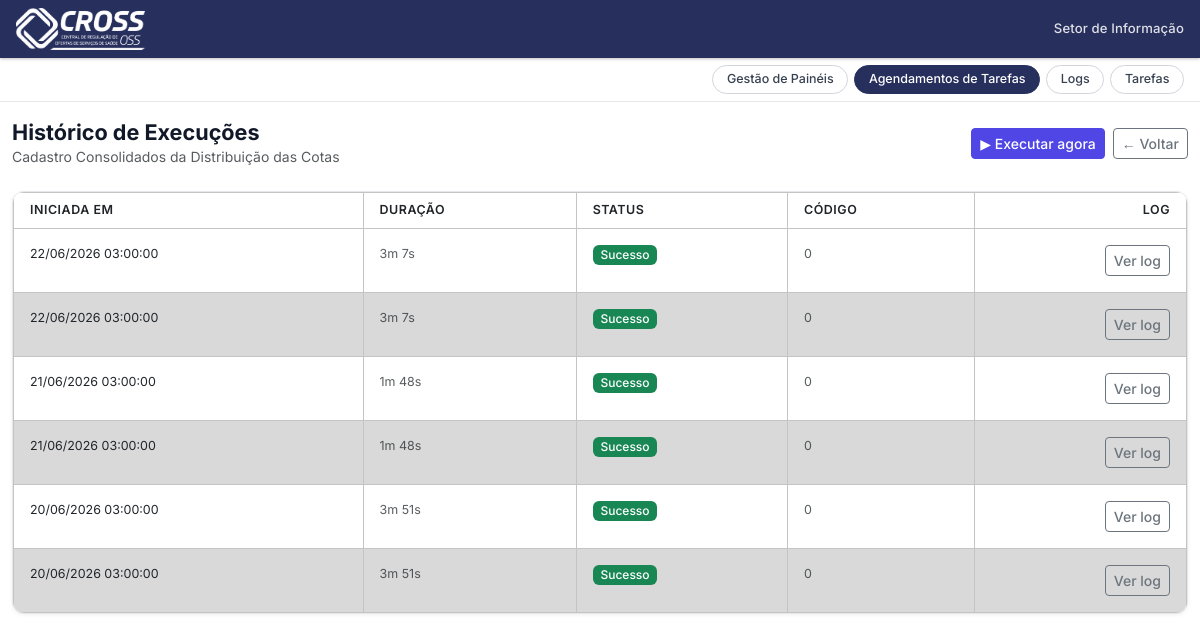
The page /agendador/6/historico/ on the database its author committed.
### agendador/models.py (models this page shows, shortened)
class TarefaAgendada(models.Model):
    TIPO_CHOICES = [
        ('diario',     'Diário'),
        ('dias_uteis', 'Dias Úteis'),
        ('uma_vez',    'Uma Vez'),
        ('semanal',    'Semanal'),
        ('mensal',     'Mensal'),
        ('intervalo',  'Por Intervalo'),
    ]
    MODULO_CHOICES = [
        ('',                 '— Selecione —'),
        ('ambulatorial',     'Ambulatorial'),
        ('urgencia',         'Urgência'),
        ('leitos_aih',       'Leitos AIH'),
        ('leitos',           'Leitos'),
        ('pre_hospitalar',   'Pré-Hospitalar'),
        ('indicadores',      'Indicadores'),
        ('agendamentos',     'Agendamentos'),
        ('naep',             'NAEP'),
        ('nucleo_oncologia', 'Núcleo de Oncologia'),
        ('oncologia',        'Oncologia'),
    ]
    nome = models.CharField(max_length=200)
    descricao = models.TextField(blank=True)
    modulo = models.CharField(max_length=20, choices=MODULO_CHOICES, blank=True)
    caminho_script = models.CharField(max_length=500)
    argumentos = models.CharField(max_length=500, blank=True)
    tipo_agendamento = models.CharField(max_length=20, choices=TIPO_CHOICES, default='diario')
    horario = models.TimeField(null=True, blank=True)
    data_inicio = models.DateField(null=True, blank=True)
    intervalo_minutos = models.PositiveIntegerField(null=True, blank=True)
    dias_semana = models.CharField(max_length=30, blank=True, default='')   # 'mon,wed,fri'
    repetir_semanas = models.PositiveIntegerField(default=1)
    dias_mes = models.CharField(max_length=100, blank=True, default='')     # '1,15'
    meses_execucao = models.CharField(max_length=50, blank=True, default='*')  # '1,6,12' ou '*'
    observacoes = models.TextField(blank=True)
    ativa = models.BooleanField(default=True)
    criada_em = models.DateTimeField(auto_now_add=True)
    atualizada_em = models.DateTimeField(auto_now=True)
    ultima_execucao = models.DateTimeField(null=True, blank=True)
    class Meta:
        ordering = ['-criada_em']
        verbose_name = 'Tarefa Agendada'
        verbose_name_plural = 'Tarefas Agendadas'

class HistoricoExecucao(models.Model):
    STATUS_CHOICES = [
        ('rodando', 'Rodando'),
        ('sucesso', 'Sucesso'),
        ('erro',    'Erro'),
    ]
    tarefa = models.ForeignKey(
        TarefaAgendada, on_delete=models.CASCADE, related_name='historico'
    )
    iniciada_em = models.DateTimeField()
    finalizada_em = models.DateTimeField(null=True, blank=True)
    status = models.CharField(max_length=10, choices=STATUS_CHOICES, default='rodando')
    saida = models.TextField(blank=True)
    erro = models.TextField(blank=True)
    codigo_retorno = models.IntegerField(null=True, blank=True)
    class Meta:
        ordering = ['-iniciada_em']
        verbose_name = 'Histórico de Execução'
        verbose_name_plural = 'Históricos de Execução'
    def duracao(self):
        if self.finalizada_em and self.iniciada_em:
            total = int((self.finalizada_em - self.iniciada_em).total_seconds())
            if total < 60:
                return f'{total}s'
            return f'{total // 60}m {total % 60}s'
        return None

### agendador/views.py (the view)
# urls.py: path('<int:pk>/historico/', views.historico_agendada, name='historico_agendada'),
def historico_agendada(request, pk):
    tarefa = get_object_or_404(TarefaAgendada, pk=pk)
    historico = tarefa.historico.all()[:50]
    return render(request, 'agendador/historico.html', {'tarefa': tarefa, 'historico': historico})

### agendador/templates/agendador/historico.html
{% extends 'base.html' %}
{% block nav_agendador %}active{% endblock %}
{% block content %}
<div class="d-flex justify-content-between align-items-center mb-4">
    <div>
        <h2 class="mb-0">Histórico de Execuções</h2>
        <p class="text-muted mb-0" style="font-size:.875rem;">{{ tarefa.nome }}</p>
    </div>
    <div class="d-flex gap-2">
        <a href="{% url 'executar_agora' tarefa.pk %}" class="btn btn-primary btn-sm">▶ Executar agora</a>
        <a href="{% url 'lista_agendadas' %}" class="btn btn-outline-secondary btn-sm">← Voltar</a>
    </div>
</div>
{% if historico %}
<div class="card p-0 overflow-hidden">
    <table class="table table-hover mb-0" style="font-size:.875rem;">
        <thead style="background:#f3f4f6; font-size:.8rem; color: var(--cor-texto-suave); text-transform:uppercase; letter-spacing:.04em;">
            <tr>
                <th class="px-3 py-2 fw-semibold">Iniciada em</th>
                <th class="px-3 py-2 fw-semibold">Duração</th>
                <th class="px-3 py-2 fw-semibold">Status</th>
                <th class="px-3 py-2 fw-semibold">Código</th>
                <th class="px-3 py-2 fw-semibold text-end">Log</th>
            </tr>
        </thead>
        <tbody>
        {% for exec in historico %}
        <tr>
            <td class="px-3 py-3">{{ exec.iniciada_em|date:"d/m/Y H:i:s" }}</td>
            <td class="px-3 py-3 text-muted">{{ exec.duracao|default:"—" }}</td>
            <td class="px-3 py-3">
                {% if exec.status == 'sucesso' %}
                    <span class="badge bg-success">Sucesso</span>
                {% elif exec.status == 'erro' %}
                    <span class="badge bg-danger">Erro</span>
                {% else %}
                    <span class="badge bg-warning text-dark">Rodando</span>
                {% endif %}
            </td>
            <td class="px-3 py-3 text-muted">
                {% if exec.codigo_retorno is not None %}{{ exec.codigo_retorno }}{% else %}—{% endif %}
            </td>
            <td class="px-3 py-3 text-end">
                <a href="{% url 'detalhe_execucao' exec.pk %}" class="btn btn-sm btn-outline-secondary">Ver log</a>
            </td>
        </tr>
        {% endfor %}
        </tbody>
    </table>
</div>
{% else %}
<div class="card p-4 text-center" style="color: var(--cor-texto-suave);">
    Nenhuma execução registrada ainda.
</div>
{% endif %}
{% endblock %}

### rows shown on the page
TarefaAgendada: nome "Cadastro Consolidados da Distribuição das Cotas"
HistoricoExecucao: iniciada_em "22/06/2026 03:00:00", duracao "3m 7s", status "Sucesso", codigo_retorno "0"
HistoricoExecucao: iniciada_em "22/06/2026 03:00:00", duracao "3m 7s", status "Sucesso", codigo_retorno "0"
HistoricoExecucao: iniciada_em "21/06/2026 03:00:00", duracao "1m 48s", status "Sucesso", codigo_retorno "0"
HistoricoExecucao: iniciada_em "21/06/2026 03:00:00", duracao "1m 48s", status "Sucesso", codigo_retorno "0"
HistoricoExecucao: iniciada_em "20/06/2026 03:00:00", duracao "3m 51s", status "Sucesso", codigo_retorno "0"
HistoricoExecucao: iniciada_em "20/06/2026 03:00:00", duracao "3m 51s", status "Sucesso", codigo_retorno "0"
